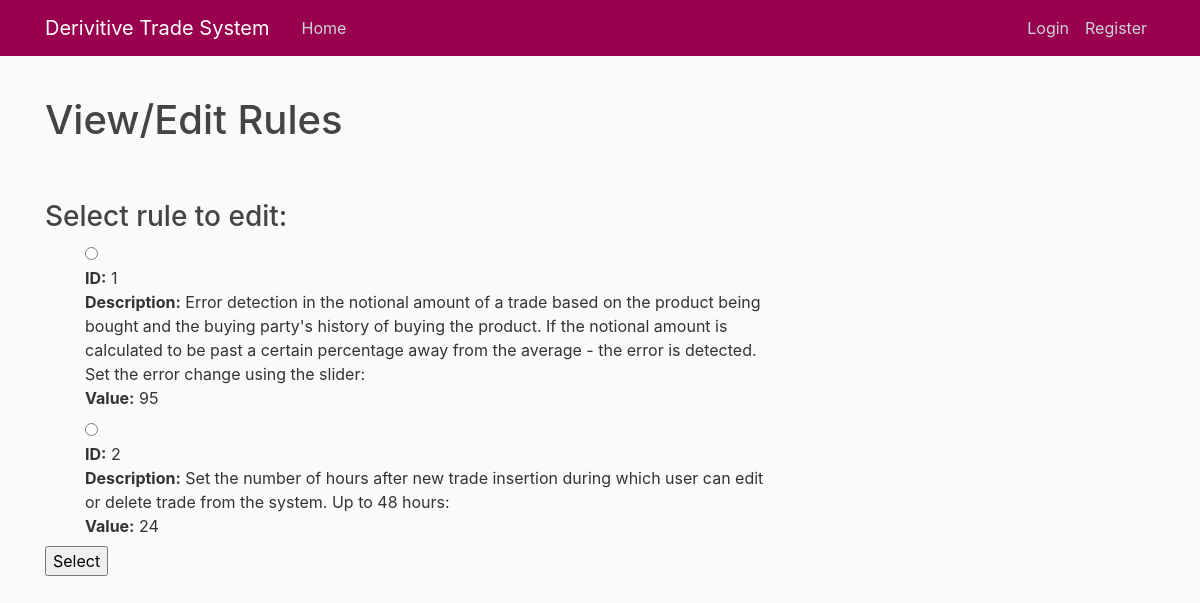
Screenshot of /viewrules/ with the database file from the repository.
### system/models.py (models this page shows)
class Rules(models.Model):
    rule_id = models.IntegerField()
    rule_desc = models.CharField(max_length=200)
    rule_edition = models.CharField(max_length=10)
    rule_typing = models.CharField(max_length=10)

### system/views.py (the view, shortened to what this page needs)
# urls.py: path('viewrules/',views.viewRules, name='viewRules'),
def viewRules(request):
    rules = Rules.objects.all().order_by('rule_id')
    context = {
        'rules' : rules
    }
    print(request.POST.dict())
    return render(request, 'system/viewrules.html', context)

### system/templates/system/viewrules.html (shortened to what this page needs)
{% extends "system/base.html" %}
{% block content %}
  <h1>View/Edit Rules</h1>
  <br>
  <br>
  <h3>Select rule to edit:</h3>
  <form action="{% url 'system:viewRules' %}" method="post">{% csrf_token %}
    {% if rules %}
      <ul>
        {% for rule in rules %}
          <input type="radio" name="choice" value="{{ rule.rule_id }}">
          <label for="choice{{ forloop.counter }}">
            <b>ID:</b> {{ rule.rule_id }}
            <br>
            <b>Description:</b> {{ rule.rule_desc }}
            <br>
            <b>Value:</b> {{ rule.rule_edition }}
          </label>
          <br>
        {% endfor %}
      </ul>
    {% endif %}
    <input type="submit" name="select_rule" value="Select">
  </form>
{% endblock content %}

### system/static/system/main.css (style rules this page uses)
body { background: #fafafa; color: #333333; margin-top: 6rem; }
h1, h2, h3, h4, h5, h6 { color: #444444; }
ul { margin: 0; }

### rows the page displays
Rules: rule_id "1", rule_desc "Error detection in the notional amount of a trade based on the product being bought and the buying party's history of buying the product. If the notional amount is calculated to be past a certain percentage away from the average - the error is detected. Set the error change using the slider:", rule_edition "95"
Rules: rule_id "2", rule_desc "Set the number of hours after new trade insertion during which user can edit or delete trade from the system. Up to 48 hours:", rule_edition "24"
